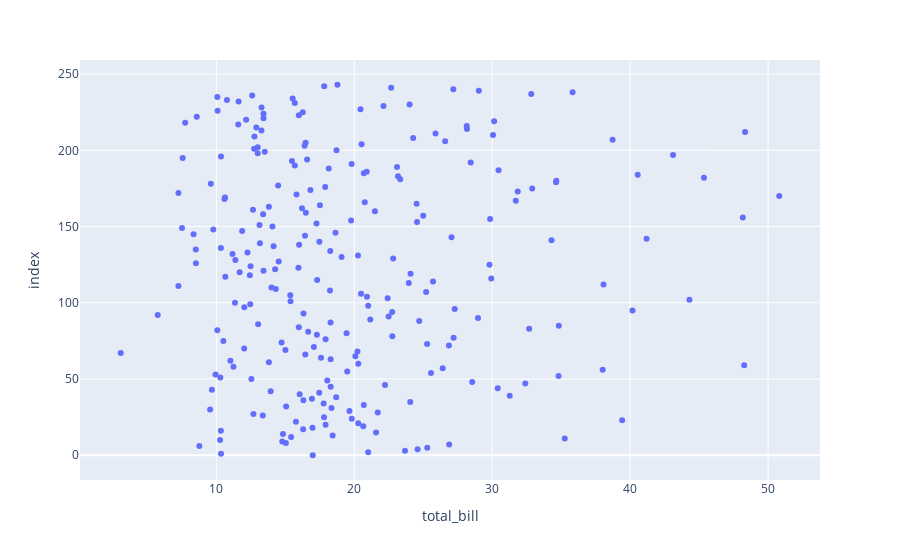

Notebook code cell kept with this figure:
### Markdown cell above
## Create a simple scatter plot

### Code cell
# add changes by removing the #
scatter_fig = px.scatter(df, 
                         x='total_bill', 
#                          y='tip'
                        )
scatter_fig.show()

### Figure 1 — Plotly figure (JSON) as saved in the notebook; plotly's stock layout.template omitted (floating-point values rounded to 4 significant figures; data arrays with more than 128 entries replaced by an {"elided": "..."} marker saying what was removed)
{"data": [{"hovertemplate": "total_bill=%{x}<br>index=%{y}<extra></extra>", "legendgroup": "", "marker": {"color": "#636efa", "symbol": "circle"}, "mode": "markers", "name": "", "orientation": "h", "showlegend": false, "type": "scatter", "x": {"elided": "244 float values"}, "xaxis": "x", "y": {"elided": "244 int values"}, "yaxis": "y"}], "layout": {"autosize": true, "legend": {"tracegroupgap": 0}, "margin": {"t": 60}, "xaxis": {"anchor": "y", "autorange": true, "domain": [0, 1], "range": [0.1063, 53.77], "title": {"text": "total_bill"}, "type": "linear"}, "yaxis": {"anchor": "x", "autorange": true, "domain": [0, 1], "range": [-18.81, 261.8], "title": {"text": "index"}, "type": "linear"}}}
